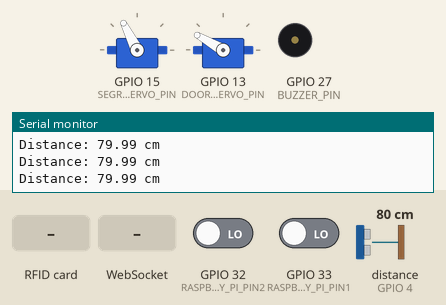
A sketch run on a simulated ESP32. Shown: 2 × servo, buzzer (waves = sounding, pin HIGH), the last lines printed to the serial monitor. Wiring (inferred from the names in the program): ultrasonic range finder: trigger GPIO 2; echo GPIO 4. The test bench sets the inputs (shaded band); at power-on: distance to the obstacle (sensor on GPIO 4) 80 cm, GPIO 32 (RASPBERRY_PI_PIN2) LOW, GPIO 33 (RASPBERRY_PI_PIN1) LOW. The echo pulse lasts 58.3 µs per cm; WiFi joins after 1.5 s; servers stay silent unless stated; pins used as bus, display or sensor lines are not drawn.

Above: at 2.9 s.
3.0 s: RFID card 5E 7A 19 C4 held to the reader
At 3.11 s:
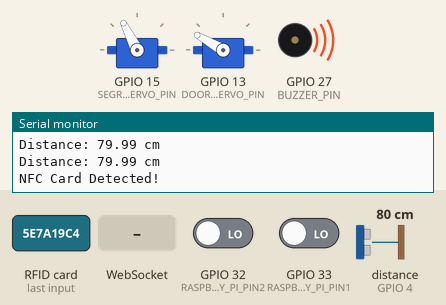
4.7 s: distance to the obstacle (sensor on GPIO 4) set to 2 cm
6.6 s: WebSocket text "1" received
Timing chart, 0 to 9.6 s (numbered marks = the images above; inputs shaded):
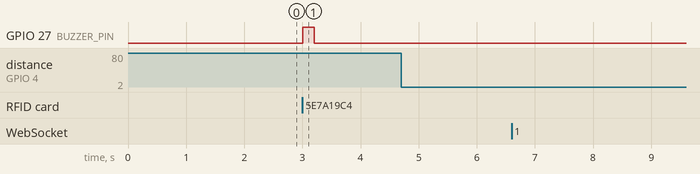

The sketch:

ProjectSafaai.ino
```cpp
#include <WiFi.h>
#include <WebSocketsServer.h>
#include <MFRC522.h>
#include <SPI.h>
#include <Firebase_ESP_Client.h>
#include <ESP32Servo.h>

// Firebase Credentials
#define FIREBASE_PROJECT_ID "your_project_id"
#define FIREBASE_API_KEY "your_api_key"
#define USER_EMAIL "your_email"
#define USER_PASSWORD "your_password"

// WiFi Credentials
const char* ssid = "your_ssid";
const char* password = "your_wifi_password";

// NFC Module Setup
#define SS_PIN  21
#define RST_PIN 22
MFRC522 mfrc522(SS_PIN, RST_PIN);

// WebSocket Setup
WebSocketsServer webSocket(81);

// Firebase Setup
FirebaseData fbdo;
FirebaseAuth auth;
FirebaseConfig config;

// Servo Setup
Servo segregationServo;
Servo doorServo;
#define SEGREGATION_SERVO_PIN 15
#define DOOR_SERVO_PIN 13

// Ultrasonic Sensor Setup
#define TRIG_PIN 2  // Trigger Pin
#define ECHO_PIN 4  // Echo Pin

#define BUZZER_PIN 27

#define BIN_EMPTY_CM 30  // Distance when bin is empty
#define BIN_FULL_CM 5    // Distance when bin is full

// Raspberry Pi GPIO Inputs
#define RASPBERRY_PI_PIN1 33  // Plastic detected signal
#define RASPBERRY_PI_PIN2 32  // Non-plastic detected signal

MFRC522::MIFARE_Key key;

// Timer for Firestore checks
unsigned long lastFirestoreCheck = 0;
const unsigned long firestoreCheckInterval = 5000;
unsigned long doorOpenTime = 0;
bool doorOpen = false;

void setup() {
    Serial.begin(9600);
    WiFi.begin(ssid, password);
    SPI.begin();
    mfrc522.PCD_Init();

    pinMode(TRIG_PIN, OUTPUT);
    pinMode(ECHO_PIN, INPUT);
    pinMode(RASPBERRY_PI_PIN1, INPUT_PULLDOWN);
    pinMode(RASPBERRY_PI_PIN2,  INPUT_PULLDOWN);
    pinMode(BUZZER_PIN, OUTPUT);

    byte customKey[6] = {0xD3, 0xF7, 0xD3, 0xF7, 0xD3, 0xF7};
    memcpy(key.keyByte, customKey, 6);

    while (WiFi.status() != WL_CONNECTED) {
        delay(500);
        Serial.print(".");
    }
    Serial.println("\nWiFi Connected");
    Serial.print("ESP32 IP Address: ");
    Serial.println(WiFi.localIP());

    config.api_key = FIREBASE_API_KEY;
    auth.user.email = USER_EMAIL;
    auth.user.password = USER_PASSWORD;
    Firebase.begin(&config, &auth);
    Firebase.reconnectWiFi(true);
    updateFirestoreIP();

    segregationServo.attach(SEGREGATION_SERVO_PIN);
    segregationServo.write(117);
    doorServo.attach(DOOR_SERVO_PIN);
    doorServo.write(150);

    webSocket.begin();
    webSocket.onEvent(webSocketEvent);
    Serial.println("Setup Complete");
    webSocket.loop();
}

void loop() {
    checkNFC();
    checkPlasticDetection();
    webSocket.loop();
    if (millis() - lastFirestoreCheck >= firestoreCheckInterval) {
        lastFirestoreCheck = millis();
        checkFirestoreFlag();
        updateGarbageLevel();  // Update Firebase every 5s
    }

    if (doorOpen && millis() - doorOpenTime >= 5000) {
        Serial.println("Closing door");
        doorServo.write(150);
        doorOpen = false;
    }
    webSocket.loop();
}

void updateFirestoreIP() {
    String ipAddress = WiFi.localIP().toString();
    String documentPath = "bin/bin1";
    String jsonData = "{\"fields\": {\"esp_ip\": {\"stringValue\": \"" + ipAddress + "\"}}}";
    Firebase.Firestore.patchDocument(&fbdo, FIREBASE_PROJECT_ID, "", documentPath.c_str(), jsonData.c_str(), "esp_ip");
    Serial.println("Updated Firestore IP");
}

void checkNFC() {
    if (mfrc522.PICC_IsNewCardPresent() && mfrc522.PICC_ReadCardSerial()) {
        Serial.println("\nNFC Card Detected!");

        digitalWrite(BUZZER_PIN, HIGH);
        delay(200);  // Beep duration
        digitalWrite(BUZZER_PIN, LOW);

        String email = readNFCData(5) + readNFCData(6);  // Read email from Blocks 5 & 6
        String password = readNFCData(9) + readNFCData(10);  // Read password from Blocks 9 & 10

        email.trim();
        password.trim();

        if (email.length() > 0 && password.length() > 0) {
            String json = "{\"email\":\"" + email + "\", \"password\":\"" + password + "\"}";
            Serial.println("Sending NFC Data: " + json);

            // Send data to WebSocket clients
            webSocket.broadcastTXT(json);
        } else {
            Serial.println("Error: Could not read email/password from NFC card!");
        }

        mfrc522.PICC_HaltA();
        mfrc522.PCD_StopCrypto1();

        delay(1000);  // Prevent immediate re-scanning
    }
}

String readNFCData(byte block) {
    byte buffer[18];  // Buffer to store read data
    byte bufferSize = sizeof(buffer);

    byte sector = block / 4 * 4;
    MFRC522::StatusCode status = mfrc522.PCD_Authenticate(
        MFRC522::PICC_CMD_MF_AUTH_KEY_A, sector, &key, &(mfrc522.uid)
    );

    if (status != MFRC522::STATUS_OK) {
        Serial.print("Authentication failed for block ");
        Serial.print(block);
        Serial.print(": ");
        Serial.println(mfrc522.GetStatusCodeName(status));
        return "";
    }

    status = mfrc522.MIFARE_Read(block, buffer, &bufferSize);
    if (status != MFRC522::STATUS_OK) {
        Serial.println("Failed to read NFC data");
        return "";
    }

    String data = "";
    for (int i = 0; i < 16; i++) {
        if (buffer[i] == 0x00) break;
        data += (char)buffer[i];
    }

    return data;
}

void checkFirestoreFlag() {
    String documentPath = "bin/bin1";
    if (Firebase.Firestore.getDocument(&fbdo, FIREBASE_PROJECT_ID, "", documentPath.c_str())) {
        Serial.println("Firestore Data Retrieved");
        processFirestoreData(fbdo.payload().c_str());
    } else {
        Serial.println("Failed to retrieve Firestore data");
        Serial.println(fbdo.errorReason());
    }
}

void processFirestoreData(const char* json) {
    FirebaseJson payload;
    payload.setJsonData(json);
    FirebaseJsonData flagData;
    payload.get(flagData, "fields/flag/integerValue");

    if (flagData.success) {
        int flag = flagData.intValue;
        Serial.print("Flag Value: ");
        Serial.println(flag);

        if (flag == 1) {
            Serial.println("Opening Door...");
            doorServo.write(0);
            doorOpen = true;
            doorOpenTime = millis();  // Start door open timer

            FirebaseJson content;
            content.set("fields/flag/integerValue", 0);
            Firebase.Firestore.patchDocument(&fbdo, FIREBASE_PROJECT_ID, "", "bin/bin1", content.raw(), "flag");
        }
    } else {
        Serial.println("Failed to parse flag value");
    }
}

void checkPlasticDetection() {
    static enum {IDLE, WAITING, CHECKING, RESETTING} state = IDLE;
    static unsigned long detectStartTime = 0;
    static unsigned long doorOpenTime = 0;
    static bool objectPreviouslyDetected = false;

    static unsigned long lastCheckTime = 0;
    const unsigned long checkInterval = 100;  // Check every 100ms

    if (millis() - lastCheckTime < checkInterval) return;
    lastCheckTime = millis();

    // Measure distance using ultrasonic sensor
    digitalWrite(TRIG_PIN, LOW);
    delayMicroseconds(2);
    digitalWrite(TRIG_PIN, HIGH);
    delayMicroseconds(10);
    digitalWrite(TRIG_PIN, LOW);
    long duration = pulseIn(ECHO_PIN, HIGH);
    float distance = duration * 0.0343 / 2;

    switch (state) {
        case IDLE:
            if (distance <= 22 && !objectPreviouslyDetected) {
                Serial.println("Object detected! Waiting 6s to read classification...");
                detectStartTime = millis();
                state = WAITING;
                objectPreviouslyDetected = true;
            }
            break;

        case WAITING:
            if (millis() - detectStartTime >= 8000) {
                state = CHECKING;
            }
            break;

        case CHECKING: {
            int plasticSignal = digitalRead(RASPBERRY_PI_PIN1);
            int nonPlasticSignal = digitalRead(RASPBERRY_PI_PIN2);
            if (plasticSignal == HIGH) {
                Serial.println("Plastic detected! Opening door...");
                segregationServo.write(90); // Open to plastic position
                doorOpenTime = millis();

                FirebaseJson content;
                content.set("fields/flag/integerValue", 2);
                Firebase.Firestore.patchDocument(&fbdo, FIREBASE_PROJECT_ID, "", "bin/bin1", content.raw(), "flag");

                state = RESETTING;
            } else if (nonPlasticSignal == HIGH) {
                Serial.println("Non-plastic detected! Opening door...");
                segregationServo.write(0); // Open to non-plastic position
                doorOpenTime = millis();

                FirebaseJson content;
                content.set("fields/flag/integerValue", 3);
                Firebase.Firestore.patchDocument(&fbdo, FIREBASE_PROJECT_ID, "", "bin/bin1", content.raw(), "flag");

                state = RESETTING;
            } else {
                Serial.println("No signal detected. Resetting...");
                state = IDLE;
                objectPreviouslyDetected = false;
            }
            break;
        }

        case RESETTING:
            if (millis() - doorOpenTime >= 2000) { // Door stays open for 2s
                Serial.println("Closing door...");
                segregationServo.write(117); // Back to center
                state = IDLE;
                objectPreviouslyDetected = false;
            }
            break;
    }

    Serial.print("Distance: ");
    Serial.print(distance);
    Serial.println(" cm");
}

void moveServo(int angle) {
    segregationServo.write(angle);
}

void webSocketEvent(uint8_t num, WStype_t type, uint8_t* payload, size_t length) {
    switch (type) {
        case WStype_CONNECTED:
            Serial.println("WebSocket Client Connected!");
            break;
        case WStype_DISCONNECTED:
            Serial.println("WebSocket Client Disconnected!");
            break;
        case WStype_TEXT:
            Serial.print("Message Received: ");
            Serial.println((char*)payload);
            break;
    }
}

void updateGarbageLevel() {
    digitalWrite(TRIG_PIN, LOW);
    delayMicroseconds(2);
    digitalWrite(TRIG_PIN, HIGH);
    delayMicroseconds(10);
    digitalWrite(TRIG_PIN, LOW);

    long duration = pulseIn(ECHO_PIN, HIGH);
    float distance = duration * 0.034 / 2;  // Convert to cm

    int garbagePercentage = map(distance, BIN_EMPTY_CM, BIN_FULL_CM, 0, 100);
    garbagePercentage = constrain(garbagePercentage, 0, 100);

    Serial.print("Garbage Level: ");
    Serial.print(garbagePercentage);
    Serial.println("%");

    String documentPath = "bin/bin1";
    String jsonData = "{\"fields\": {\"garbageLevel\": {\"integerValue\": " + String(garbagePercentage) + "}}}";

    if (Firebase.Firestore.patchDocument(&fbdo, FIREBASE_PROJECT_ID, "", documentPath.c_str(), jsonData.c_str(), "garbageLevel")) {
        Serial.println("Garbage Level Updated in Firebase");
    } else {
        Serial.println("Failed to update garbage level");
        Serial.println(fbdo.errorReason());
    }
}
```

Measured:
- after the input at 3.0 s, GPIO 27 (BUZZER_PIN): LOW → HIGH at once, → LOW 0.20 s later
